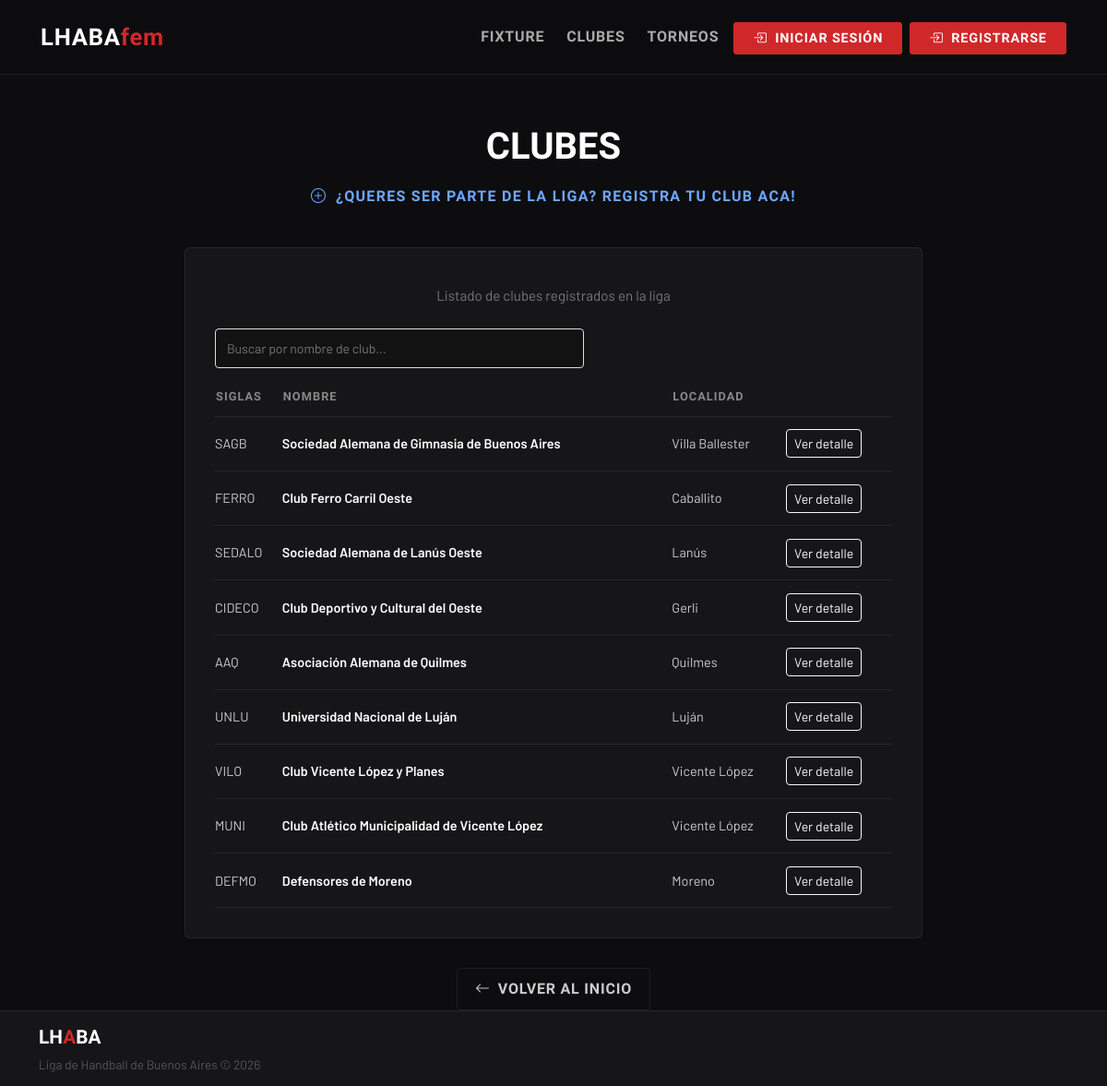
/clubes, run on the app's committed database.
### clubes/models.py (models this page shows, shortened)
class ClubesRegistrados(models.Model):
    id = models.AutoField(primary_key=True)
    nombre_siglas = models.CharField(unique=True)
    nombre_completo = models.CharField()
    nombre_corto = models.CharField(max_length=30,null=True)
    localidad = models.CharField()
    email = models.EmailField()
    fecha_ingreso = models.DateField(auto_now_add=True)

### clubes/views.py (the view)
# urls.py: path("clubes",clubes_list,name="clubes_list"),
def clubes_list(request):
    nombre = request.GET.get("search")
    clubes_query = ClubesRegistrados.objects.all()
    if nombre is not None:
        clubes_query = ClubesRegistrados.objects.filter(
            nombre_completo__icontains=nombre
        )
    contexto = {
        "clubes_list" : list(clubes_query)
    }
    return render(request, "clubes/clubes_list.html", contexto)

### clubes/templates/clubes/clubes_list.html (shortened to what this page needs)
{% extends 'index.html' %}
{% block princ_content %}
  <div class="container-xl">
    <div class="page-header">
      <div class="page-title">Clubes</div>
        <a href="{% url 'registrar_club' %}" class="btn-cta btn-cta-danger">
        <i class="bi bi-plus-circle"></i> ¿Queres ser parte de la liga? Registra tu club aca!
      </a>
    </div>
    <div class="table-card">
    <div class="text-center mb-4">
      <div class="page-subtitle">Listado de clubes registrados en la liga</div>
    </div>
    <div class="search-container" style="display: flex; gap: 10px; margin-bottom: 20px; max-width: 400px;">
      <form method="GET" style="display: flex; gap: 10px; width: 100%;">
        <input
          type="text"
          name="search"
          placeholder="Buscar por nombre de club..."
          value="{{ request.GET.search }}"
          class="search-input"
          style="flex: 1; padding: 10px 12px; border: 1px solid #ddd; border-radius: 4px; font-size: 14px;"
        >
      </form>
    </div>
      <table>
        <thead>
          <tr>
            <th>Siglas</th>
            <th>Nombre</th>
            <th>Localidad</th>
            <th></th>
          </tr>
        </thead>
        <tbody>
          {% for club in clubes_list %}
          <tr>
            <td>{{ club.nombre_siglas }}</td>
            <td class="club-name">{{ club.nombre_completo }}</td>
            <td>{{ club.localidad }}</td>
            <td>
              <a href="{% url 'club_detalle' club.nombre_siglas %}" class="btn btn-sm btn-outline-light">
                Ver detalle
              </a>
            </td>
          </tr>
          {% empty %}
          <tr>
            <td colspan="7">No hay clubes registrados.</td>
          </tr>
          {% endfor %}
        </tbody>
      </table>
    </div>
    <div class="text-center">
      <a href="{% url 'home' %}" class="back-btn">
        <i class="bi bi-arrow-left"></i> Volver al inicio
      </a>
    </div>
  </div>
{% endblock %}

### templates/index.html (style rules this page uses)
:root { --lhaba-red: #D0282A; --lhaba-red-dark: #A01E20; --lhaba-gold: #E8A020; --bg-dark: #0D0D0F; --bg-card: #161618; --bg-card-hover: #1E1E22; --border-subtle: rgba(255,255,255,0.07); }
* { box-sizing: border-box; }
body { background-color: var(--bg-dark); font-family: 'Barlow', sans-serif; color: #E0E0E0; min-height: 100vh; overflow-x: hidden; display: flex; flex-direction: column; }
html, body { height: 100%; }
.btn-cta { font-family: 'Barlow Condensed', sans-serif; font-weight: 700; font-size: 1rem; letter-spacing: 0.08em; text-transform: uppercase; padding: 0.7rem 1.6rem; border-radius: 4px; display: inline-flex; align-items: center; gap: 0.6rem; transition: all 0.2s ease; text-decoration: none; min-width: 170px; justify-content: center; }
.page-header { padding: 3rem 0 2rem; text-align: center; }
.page-title { font-family: 'Barlow Condensed', sans-serif; font-weight: 800; font-size: 2.8rem; text-transform: uppercase; color: #fff; }
.page-subtitle { color: #777; margin-top: 0.5rem; font-size: 0.95rem; }
.table-card { background-color: var(--bg-card); border: 1px solid var(--border-subtle); border-radius: 6px; padding: 2rem; }
table { width: 100%; border-collapse: collapse; }
thead { border-bottom: 1px solid var(--border-subtle); }
thead th { font-family: 'Barlow Condensed', sans-serif; font-weight: 600; font-size: 0.8rem; letter-spacing: 0.08em; text-transform: uppercase; color: #888; padding-bottom: 0.75rem; }
tbody tr { border-bottom: 1px solid var(--border-subtle); transition: background 0.2s; }
tbody td { padding: 0.85rem 0; font-size: 0.9rem; color: #ccc; }
.club-name { font-weight: 600; color: #fff; }
.back-btn { margin-top: 2rem; display: inline-flex; align-items: center; gap: 0.5rem; font-family: 'Barlow Condensed', sans-serif; font-weight: 600; letter-spacing: 0.05em; text-transform: uppercase; color: #ccc; text-decoration: none; border: 1px solid var(--border-subtle); padding: 0.6rem 1.2rem; border-radius: 4px; transition: all 0.2s; }
.table-card { background-color: var(--bg-card); border: 1px solid var(--border-subtle); border-radius: 6px; padding: 2rem; max-width: 800px; margin: 0 auto; }
.page-title { font-family: 'Barlow Condensed', sans-serif; font-weight: 800; font-size: 2.5rem; text-transform: uppercase; color: #fff; }
.back-btn { margin-top: 2rem; display: inline-flex; align-items: center; gap: 0.5rem; font-family: 'Barlow Condensed', sans-serif; font-weight: 600; text-transform: uppercase; color: #ccc; text-decoration: none; border: 1px solid var(--border-subtle); padding: 0.6rem 1.2rem; border-radius: 4px; transition: all 0.2s; }
.container-xl { position: relative; z-index: 1; }

### data on the page
ClubesRegistrados: nombre_siglas "SAGB", nombre_completo "Sociedad Alemana de Gimnasia de Buenos Aires", localidad "Villa Ballester"
ClubesRegistrados: nombre_siglas "FERRO", nombre_completo "Club Ferro Carril Oeste", localidad "Caballito"
ClubesRegistrados: nombre_siglas "SEDALO", nombre_completo "Sociedad Alemana de Lanús Oeste", localidad "Lanús"
ClubesRegistrados: nombre_siglas "CIDECO", nombre_completo "Club Deportivo y Cultural del Oeste", localidad "Gerli"
ClubesRegistrados: nombre_siglas "AAQ", nombre_completo "Asociación Alemana de Quilmes", localidad "Quilmes"
ClubesRegistrados: nombre_siglas "UNLU", nombre_completo "Universidad Nacional de Luján", localidad "Luján"
ClubesRegistrados: nombre_siglas "VILO", nombre_completo "Club Vicente López y Planes", localidad "Vicente López"
ClubesRegistrados: nombre_siglas "MUNI", nombre_completo "Club Atlético Municipalidad de Vicente López", localidad "Vicente López"
ClubesRegistrados: nombre_siglas "DEFMO", nombre_completo "Defensores de Moreno", localidad "Moreno"
